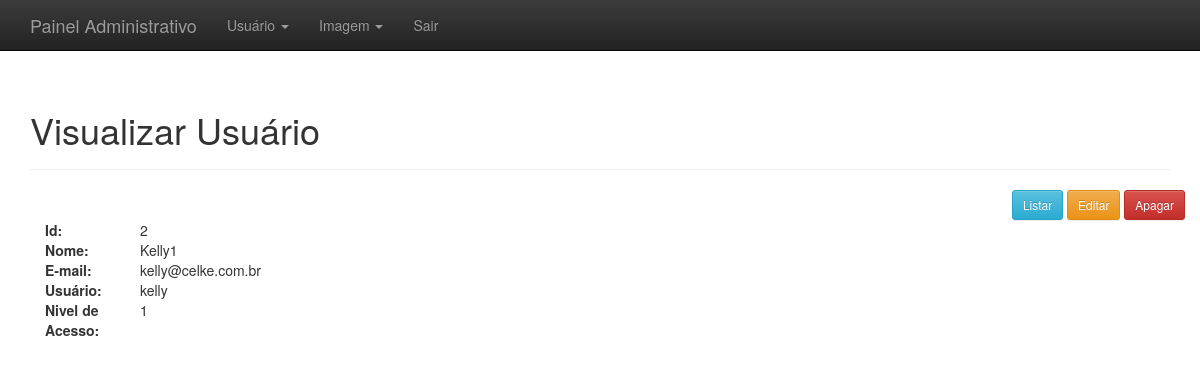
The app's page /administrativo.php?link=5&id=2 (signed in) with its own data.
### tables this page shows
CREATE TABLE `usuarios` (
  `id` int(11) NOT NULL,
  `nome` varchar(220) NOT NULL,
  `email` varchar(220) NOT NULL,
  `login` varchar(50) NOT NULL,
  `senha` varchar(50) NOT NULL,
  `nivel_acesso_id` int(11) NOT NULL,
  `created` datetime DEFAULT NULL,
  `modified` datetime DEFAULT NULL
);

### visual_usuario.php (the view)
<?php
	$id = $_GET['id'];
	$result = mysql_query("SELECT * FROM usuarios WHERE id = '$id' LIMIT 1");
	$resultado = mysql_fetch_assoc($result);
?>
<div class="container theme-showcase" role="main">
	<div class="page-header">
		<h1>Visualizar Usuário</h1>
	</div>
	<div class="row">
		<div class="pull-right">
			<a href='administrativo.php?link=2&id=<?php echo $resultado['id']; ?>'><button type='button' class='btn btn-sm btn-info'>Listar</button></a>
			<a href='administrativo.php?link=4&id=<?php echo $resultado['id']; ?>'><button type='button' class='btn btn-sm btn-warning'>Editar</button></a>
			<a href='processa/proc_apagar_usuario.php?id=<?php echo $resultado['id']; ?>'><button type='button' class='btn btn-sm btn-danger'>Apagar</button></a>
		</div>
	</div>
	<div class="row">
		<div class="col-md-12">
			<div class=" col-sm-3 col-md-1">
				<b>Id:</b>
			</div>
			<div class=" col-sm-9 col-md-11">
				<?php echo $resultado['id']; ?>
			</div>
			<div class="col-sm-3 col-md-1">
				<b>Nome:</b>
			</div>
			<div class="col-sm-9 col-md-11">
				<?php echo $resultado['nome']; ?>
			</div>
			<div class="col-sm-3 col-md-1">
				<b>E-mail:</b>
			</div>
			<div class="col-sm-9 col-md-11">
				<?php echo $resultado['email']; ?>
			</div>
			<div class="col-sm-3 col-md-1">
				<b>Usuário:</b>
			</div>
			<div class="col-sm-9 col-md-11">
				<?php echo $resultado['login']; ?>
			</div>
			<div class="col-sm-3 col-md-1">
				<b>Nivel de Acesso:</b>
			</div>
			<div class="col-sm-9 col-md-11">
				<?php echo $resultado['nivel_acesso_id']; ?>
			</div>
		</div>
	</div>
</div>

### css/theme.css (style rules this page uses)
body { padding-top: 70px; padding-bottom: 30px; }

### records on screen
usuarios: id "2", nome "Kelly1", email "kelly@celke.com.br", login "kelly", nivel_acesso "1"
